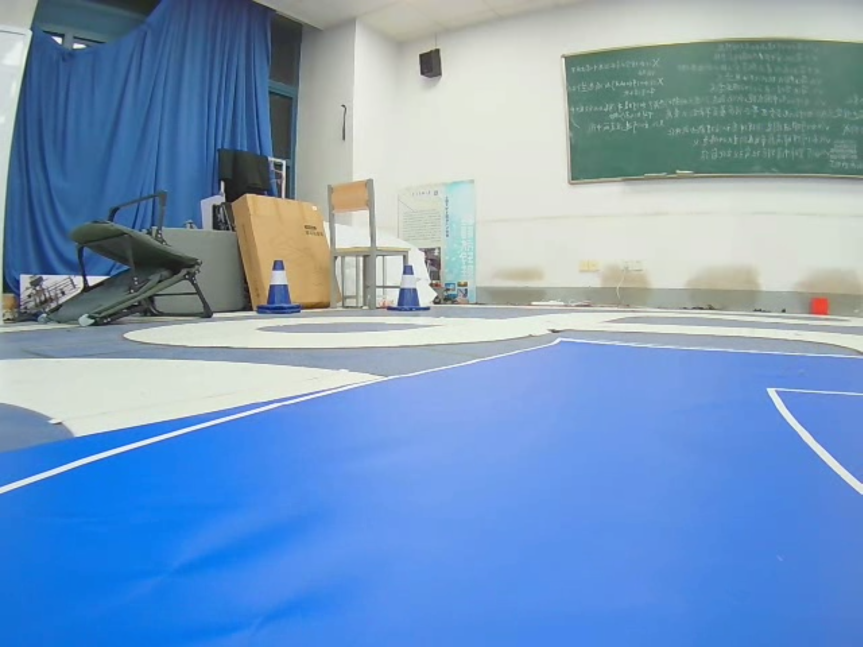
#> input picture src/vision_line/pictures/test3.png, 1725 x 1294 px, given in place of the camera (shown at 1/2 size)
$ python test_perspective.py
#> lines starting #> are read from the running program, lines starting #| are printed output that depends on the picture
### src/vision_line/scripts/camera_capture.py
import logging
import os
import time

import cv2
import numpy as np

logging.basicConfig(
    level=logging.INFO,
    format="%(asctime)s - %(levelname)s - %(message)s",
    datefmt="%Y-%m-%d %H:%M:%S",
)


class CameraCapture:
    def __init__(self, index=0, width=640, height=480) -> None:
        """初始化摄像头

        Args:
            index: 摄像头索引，默认使用 CameraConfig.INDEX
            width: 分辨率宽度，默认使用 CameraConfig.WIDTH
            height: 分辨率高度，默认使用 CameraConfig.HEIGHT
        """

        self.cap = cv2.VideoCapture(index)
        # self.cap = cv2.VideoCapture(index, cv2.CAP_V4L2)
        self.cap.set(cv2.CAP_PROP_FRAME_WIDTH, width)
        self.cap.set(cv2.CAP_PROP_FRAME_HEIGHT, height)

        if not self.cap.isOpened():
            logging.error("Cannot open camera.")
            raise RuntimeError(f"Failed to open camera at index {index}")

        self.mtx = np.array(
            [
                [420.88617453, 0.0, 322.17160714],
                [0.0, 423.22330218, 231.10564846],
                [0.0, 0.0, 1.0],
            ],
            dtype=np.float32,
        )  # 内参数矩阵

        self.dist = np.array(
            [[-0.34912917, 0.17532058, 0.01055267, -0.00249659, 0.0]],
            dtype=np.float32,
        )  # 畸变系数

    def get_picture(self):
        """获取一帧图片"""
        if self.cap is None or not self.cap.isOpened():
            raise RuntimeError("Camera is not opened.")

        ret, frame = self.cap.read()
#> frame is the input picture: shape (1294, 1725, 3); mean B, G, R 191.1, 153.7, 120.4
        if not ret:
            logging.error("Failed to grab frame")
            raise RuntimeError("Failed to grab frame")
        frame_1 = cv2.flip(frame, 1)  # 水平翻转
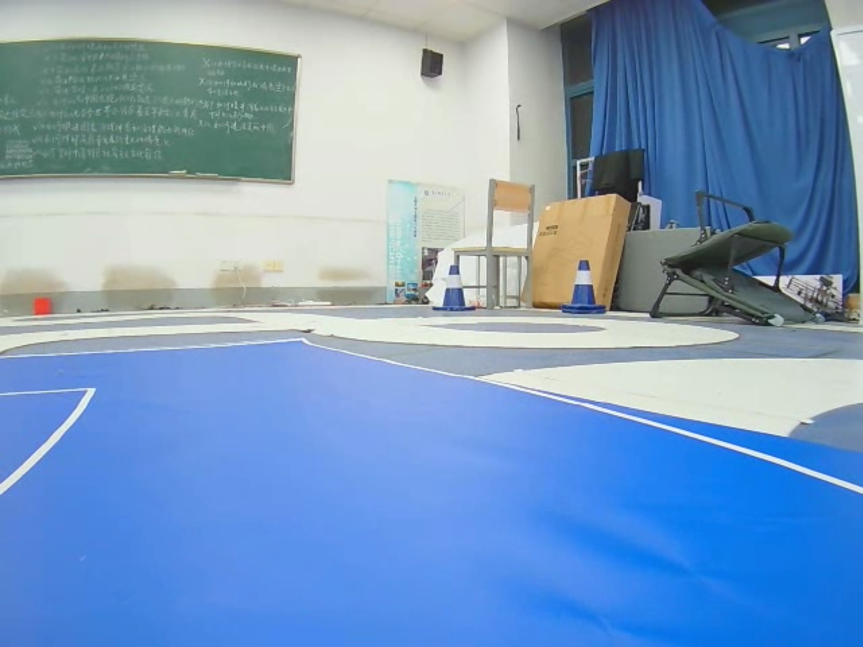
#> frame_1: shape (1294, 1725, 3) (shown at 1/2 size); mean B, G, R 191.1, 153.7, 120.4
        return frame_1

    # [7 lines left out: function save_picture, not called in this run]

    def is_opened(self):
        """检查摄像头是否已打开"""
        return self.cap is not None and self.cap.isOpened()

    def close(self):
        """关闭摄像头"""
        if self.cap is not None:
            self.cap.release()
            self.cap = None

    def __enter__(self):
        """上下文管理器入口"""
        return self

    def __exit__(self, _exc_type, _exc_val, _exc_tb):
        """上下文管理器出口，自动释放资源"""
        self.close()
        return False

    def __del__(self):
        """析构函数，对象销毁时自动释放资源"""
        self.close()

    # [66 lines left out: function calibration, not called in this run]

    def correct_img(self, img):
        h, w = img.shape[:2]
#> h = 1294; w = 1725
        try:
            # 根据畸变参数，计算一个去畸变后的最优内参矩阵
            # roi： 去畸变后可剪掉黑边
            newcameramtx, roi = cv2.getOptimalNewCameraMatrix(
                self.mtx, self.dist, (w, h), 0, (w, h)
            )
#> roi = (0, 0, 1724, 1293)

            # 生成去畸变映射表，并应用映射表将像素重新映射
            mapx, mapy = cv2.initUndistortRectifyMap(
                self.mtx, self.dist, None, newcameramtx, (w, h), 5
            )

            dst = cv2.remap(img, mapx, mapy, cv2.INTER_LINEAR)
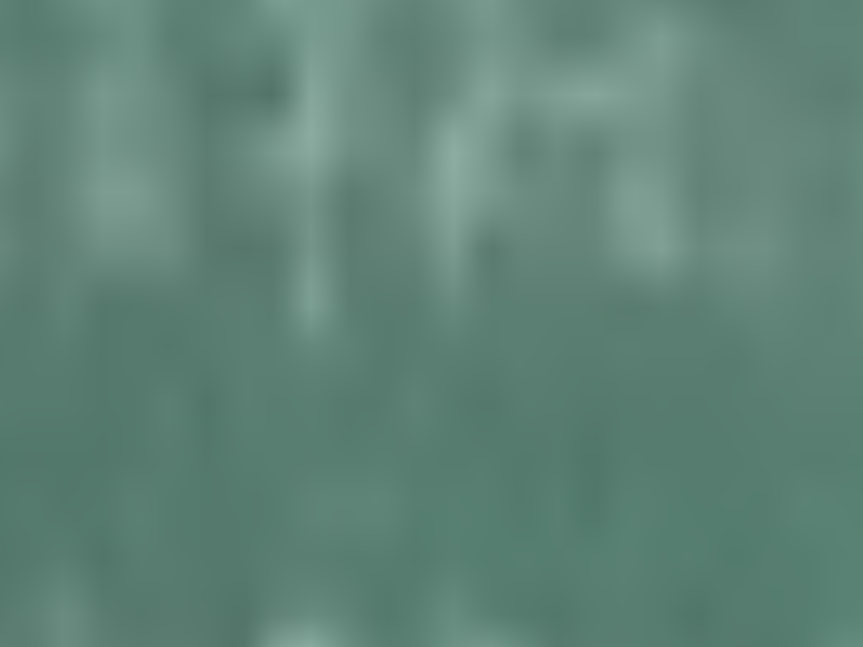
#> dst: shape (1294, 1725, 3) (shown at 1/2 size); mean B, G, R 119.2, 131.2, 96.1
            return dst
        except Exception as e:
            logging.error(f"error when correct img with mtx:{e}")
            return img

    # [49 lines left out: function check_camera_capabilities, not called in this run]


# [41 lines that do not run on import are left out]

### src/vision_line/scripts/test_perspective.py
import cv2
import numpy as np
from camera_capture import CameraCapture

# 通过 manual_calibration.py 标定得到的透视变换矩阵
TRANSFORMATION_MATRIX = np.array(
    [
        [-0.604762, -1.374288, 268.961830],
        [0.045697, -2.514863, 361.149734],
        [0.000223, -0.008647, 1.000000],
    ],
    dtype=np.float32,
)


if __name__ == "__main__":
    with CameraCapture() as cap:
        while True:
            frame = cap.get_picture()
            frame_1 = cap.correct_img(frame)
            frame = cv2.flip(
                frame_1, 1
            )  # 水平翻转，得到正常视角（左转时不翻转，保持原视角）
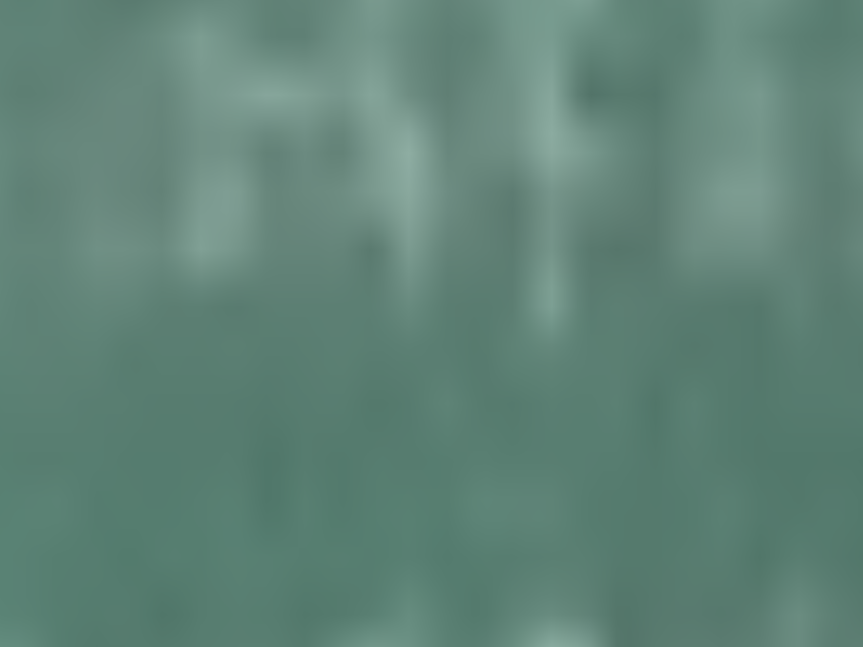
#> frame: shape (1294, 1725, 3) (shown at 1/2 size); mean B, G, R 119.2, 131.2, 96.1
            frame = cv2.resize(frame, (320, 240))  # 调整图像大小以适应窗口显示
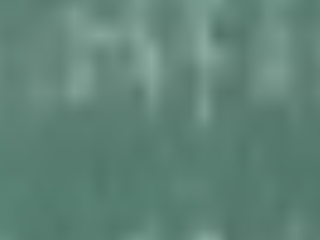
#> frame: shape (240, 320, 3); mean B, G, R 119.1, 131.2, 96

            warped = cv2.warpPerspective(
                frame,
                TRANSFORMATION_MATRIX,
                (frame.shape[1], frame.shape[0]),
                flags=cv2.INTER_LINEAR,
            )
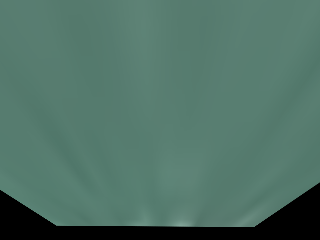
#> warped: shape (240, 320, 3); mean B, G, R 101.9, 113.7, 79.4

            cv2.imshow("Original Frame", frame)
            cv2.imshow("Perspective View", warped)
            cv2.waitKey(1)

        cv2.destroyAllWindows()

$ run again, on src/vision_line/pictures/test4.png
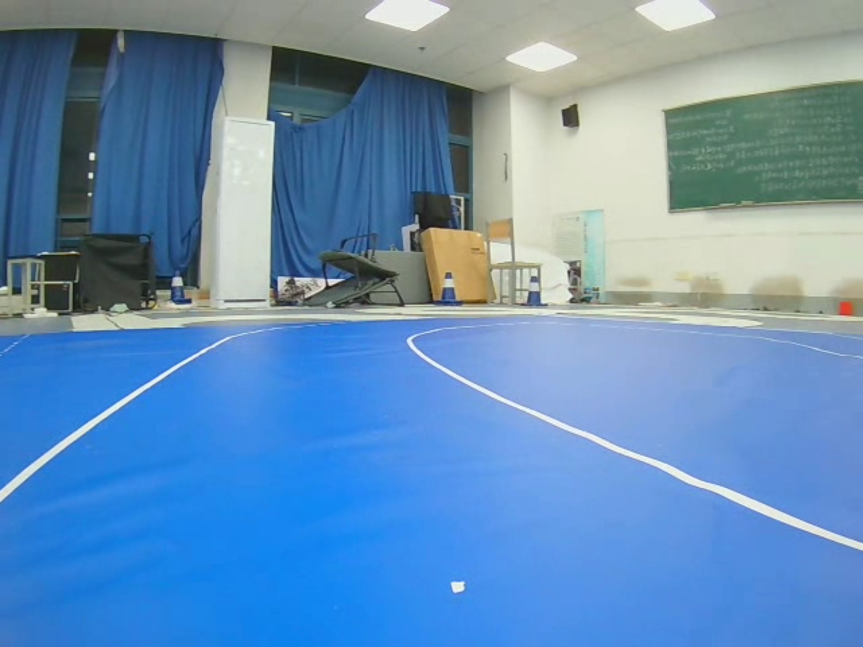
#> input picture src/vision_line/pictures/test4.png, 1725 x 1294 px, given in place of the camera (shown at 1/2 size)
#> in get_picture, frame is the input picture: shape (1294, 1725, 3); mean B, G, R 182.7, 143, 101.5
#> in get_picture, `frame_1 = cv2.flip(frame, 1)`:
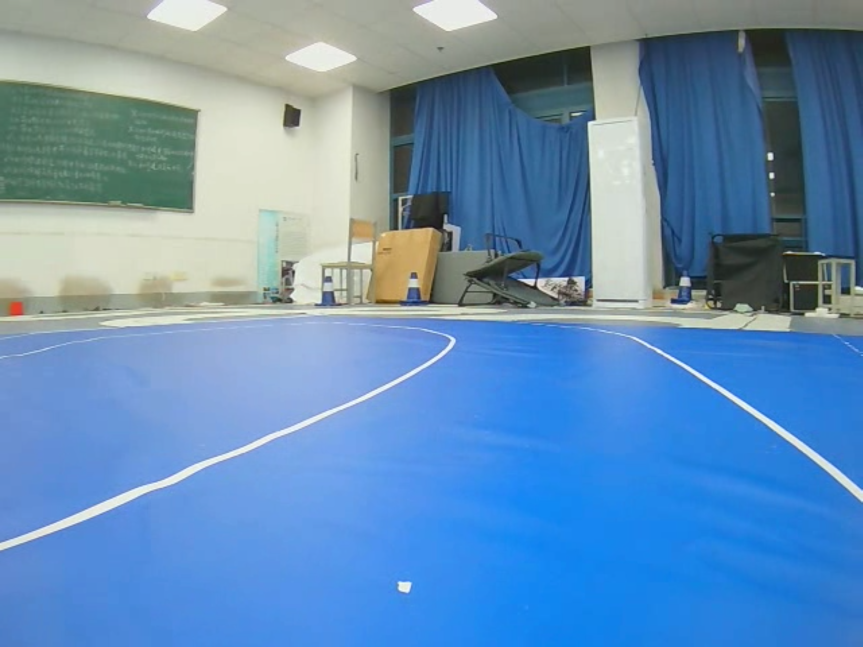
#> frame_1: shape (1294, 1725, 3) (shown at 1/2 size); mean B, G, R 182.7, 143, 101.5
#> `warped = cv2.warpPerspective( frame, TRANSFORMATION_MATRIX, (frame.sha..`:
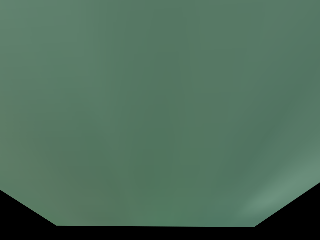
#> warped: shape (240, 320, 3); mean B, G, R 91.6, 110.3, 79
